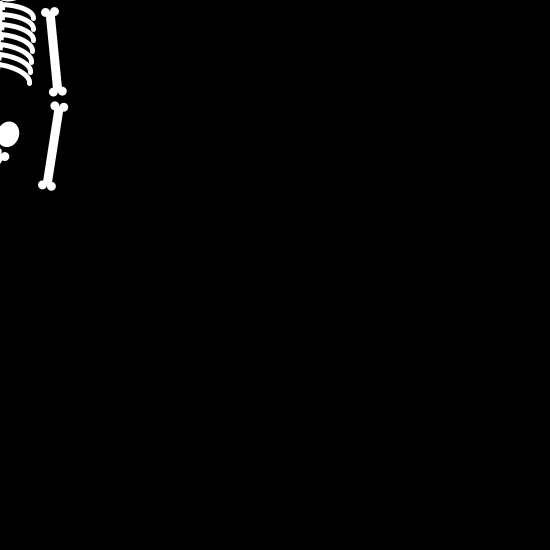
Frame 1 (no input)
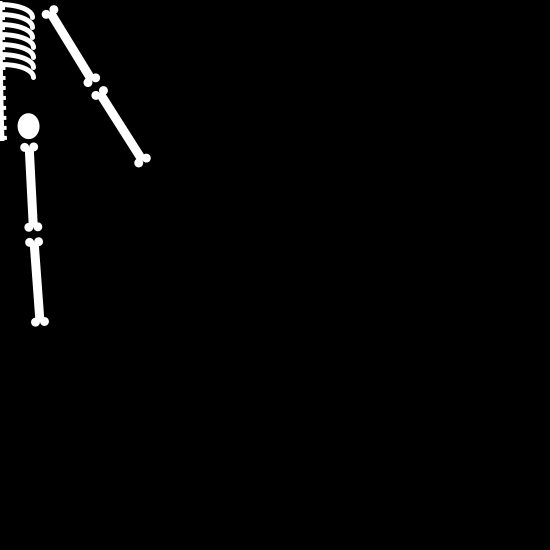
Frame 60 (the mouse pressed at the canvas centre just before this capture)
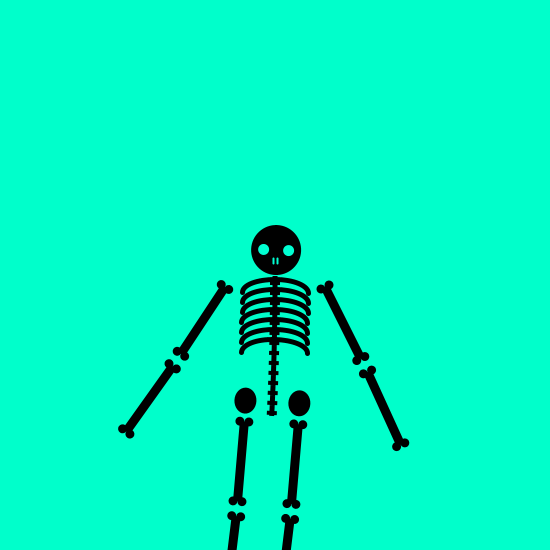
Frame 120 (the mouse held since frame 60 and released just before this capture)

The Processing sketch that drew these frames (run headless with seeded random() and noise(); from frame 60 on, the mouse is pressed at the canvas centre):

// Processing sketch: processing_76296
// ── processing_76296.pde

//Robb Godshaw

float offset=0, offsetindexed, increment; //initialization of things explained below

float skullDia = 50;
color figure = color(255);
color ground = color(0);

boolean clickOnce = false;

void setup() { 
  size(550, 550);
  smooth();
  noStroke();
  colorMode(HSB);
}

void draw() {
  offset = offset + 0.035;
  background(ground);

  translate(mouseX, mouseY);
  skull(0, 0, sine(-PI / 8, PI / 8, .01));

  //RIGHT arm  
  pushMatrix();//a
  translate(50, 12);
  rotate( sine(-PI / 3, 0, 1));
  femur();
  translate(0, 95);
  rotate( sine(-PI / 10, PI / 10, 1));
  femur();
  popMatrix();//a
  
  
  //LEFT ARM
  pushMatrix();//b
  translate(-50, 12);
  rotate( sine(0, PI / 3, 1));
  femur();
  translate(0, 95);
  rotate( sine(-PI / 10, PI / 10, 1));
  femur();
  popMatrix();//b


  pushMatrix();//c
  translate(0, 22);
  for (int i = 0; i<7;i++) {
    translate(0, 10);
    rotate( sine(-PI / 100, PI / 100, .01));
    ribs();
  }
  noStroke();

  popMatrix();//c

  pushMatrix();//d

  for (int i = 0; i<14;i++) {
    translate(0, 10);
    rotate( sine(-PI/100, PI/100, .01));
    vertebrae();
  }

  hips();

  //LEFT LEG///
  pushMatrix();//dd
  translate(-27, 8);
  rotate( sine(-PI / 10, PI / 10, 1));
  femur();
  translate(0, 95);
  rotate( sine(-PI / 10, PI / 10, 1));
  femur();
  popMatrix();//dd


  //RIGHT LEG
  pushMatrix();//ddd
  translate(27, 8);
  rotate( sine(-PI / 10, PI / 10, 1));
  femur();
  translate(0, 95);
  rotate( sine(-PI / 10, PI / 10, 1));
  femur();
  popMatrix();//ddd
  popMatrix();//d
}



void skull(float neckX, float neckY, float theta) {
  pushMatrix();//e
  translate(neckX, neckY);
  rotate(theta);
  fill(figure);
  ellipse(0, -skullDia / 2, skullDia, skullDia);
  fill(ground);
  float eyeDia = 11;
  ellipse(-skullDia / 4, -skullDia / 2, eyeDia, eyeDia);
  ellipse(skullDia / 4, -skullDia / 2, eyeDia, eyeDia);
  float nostrilHd = 5;
  float nostrilPitch = 2;
  strokeCap(ROUND);
  strokeWeight(2);
  stroke(ground);
  line(-nostrilPitch, -skullDia / 3, -nostrilPitch, -skullDia / 3 + nostrilHd);
  line(nostrilPitch, -skullDia / 3, nostrilPitch, -skullDia / 3 + nostrilHd);
  noStroke();
  popMatrix();//e
  fill(figure);
}

void vertebrae() {
  rectMode(CENTER);
  fill(figure);
  rect(0, -2, -10, -4);
  rect(0, -4, -5, -10);
}

void ribs() {
  strokeWeight(5);
  stroke(figure);
  noFill();
  float ribHt = 28;
  float ribWd = 66;
  arc(0, -ribHt / 2, ribWd, ribHt, -PI, 0);
}

void hips() {
  float pitch = 27;
  float ht = 26;
  float wd = 22;
  ellipse(-pitch, -ht / 2, wd, ht);
  ellipse(pitch, -ht  / 2, wd, ht);
}

void femur() {
  float bulb = 9;
  float lt = 80;
  ellipse(-bulb / 2, 0, bulb, bulb);
  ellipse(bulb / 2, 0, bulb, bulb);
  rectMode(CORNER);
  rect(-bulb / 2, 0, bulb, lt);
  ellipse(-bulb / 2, lt, bulb, bulb);
  ellipse(bulb / 2, lt, bulb, bulb);
}



/////// Function to return sine'd values in a manner kinda like random ///////
float sine(float low, float high, float speed) {
  float cooked;

  if (clickOnce) {
    noiseDetail(4);//4 is defailt. Higher is more finely grained. More sparatic.
    cooked = map(noise(offset), 0, 1, low, high);//This scales the noise value to match its application and spits out a neatly packaged float for you. Still warm.
    ground=color(frameCount % 255, 255, 255);
    figure=color(0);
  }

  else {  
    float raw =  sin(map(millis() % 1000, 0, 1000, 0, TWO_PI)); //SINE!!
    cooked = map(raw, -1, 1, low, high);
    ground=color(0);
    figure=color(255);
  }

  return cooked;
}

void mousePressed() { 
  clickOnce = !clickOnce ;
}
